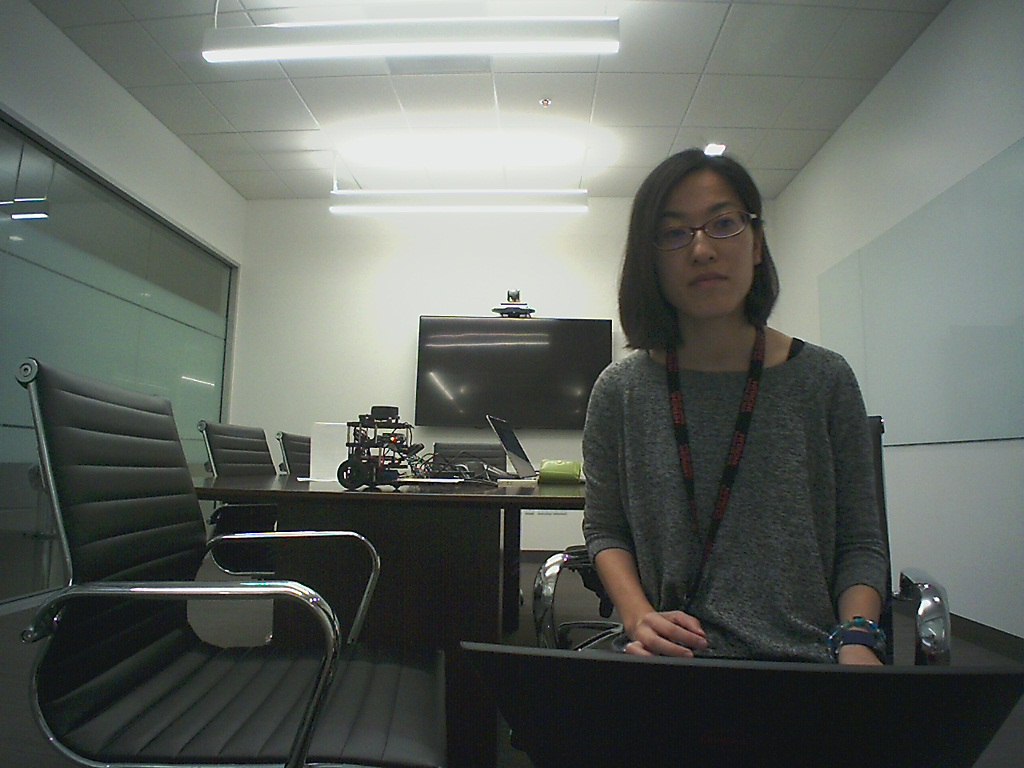
#> input picture Michiko/image.jpg, 1024 x 768 px
$ python simple_thresholding.py --image Michiko/image.jpg
#> lines starting #> are read from the running program, lines starting #| are printed output that depends on the picture; after the words box and inside, x2 and y2 are one past the last pixel; in counts of white or black regions, pixels touching at a corner belong together
#!/usr/local/opt/python3/bin/python3
import numpy as np
import argparse
import cv2

# construct the argument parse and parse the arguments
ap = argparse.ArgumentParser()
ap.add_argument("-i", "--image", help = "Path to image file")
args = vars(ap.parse_args())

image = cv2.imread(args["image"])
#> image is the input picture: shape (768, 1024, 3); mean B, G, R 97.1, 102.8, 97.4
image = cv2.cvtColor(image,cv2.COLOR_BGR2GRAY)
#> image: shape (768, 1024)
# Gaussian Blur helps remove some of the high frequency edges
# in the image we're not concerned with
blurred = cv2.GaussianBlur(image, (5,5), 0)
cv2.imshow("image", image)

(T, thresh) = cv2.threshold(blurred, 155, 255, cv2.THRESH_BINARY)
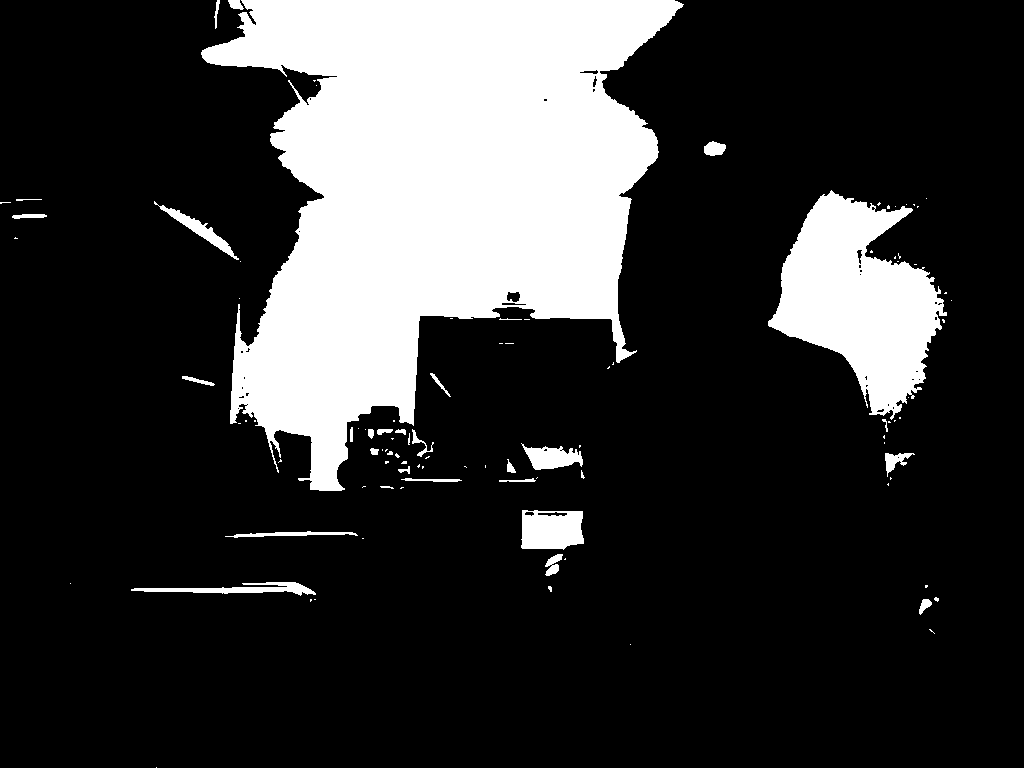
#> thresh: shape (768, 1024); 20.9% white; 101 white regions (71 under 20 px), largest, box (x1, y1, x2, y2) and area: (201, 0, 684, 491) 134327, (768, 190, 947, 420) 22018, (521, 510, 584, 550) 2151
cv2.imshow("Threshold Binary", thresh)

(T, threshInv) = cv2.threshold(blurred, 155, 255, cv2.THRESH_BINARY_INV)
cv2.imshow("Threshold Binary Inverse", threshInv)

cv2.imshow("Coins", cv2.bitwise_and(image, image, mask=threshInv))
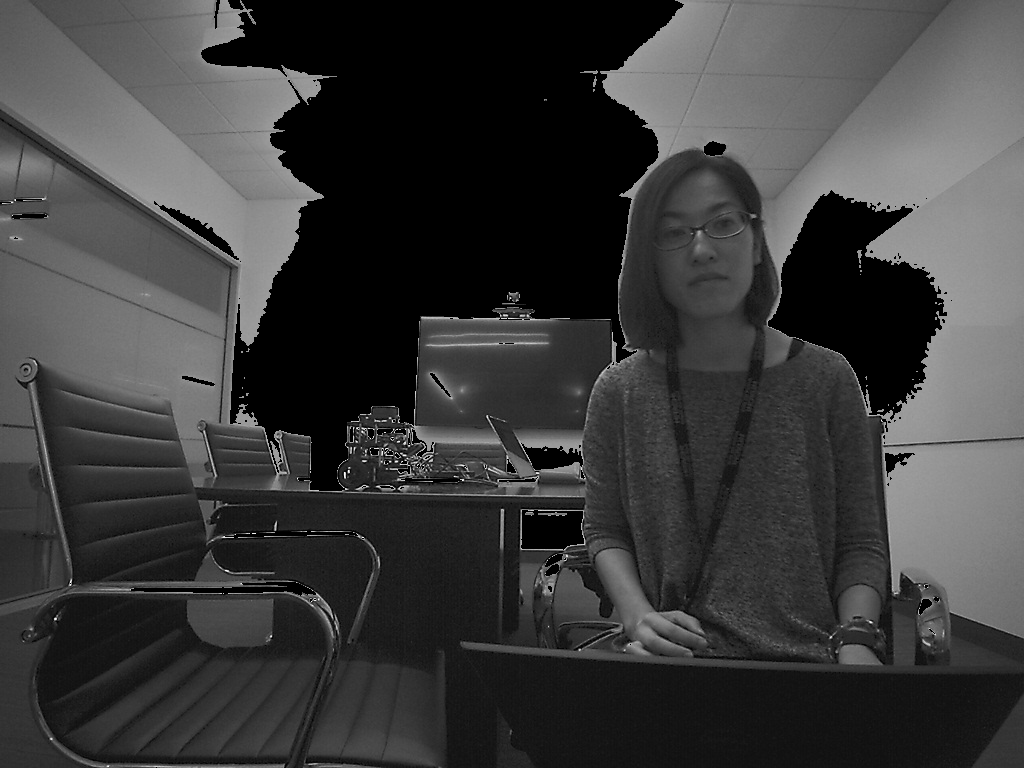
#> window 'Coins': shape (768, 1024); min 0, max 255, mean 59.4
cv2.waitKey(0)
